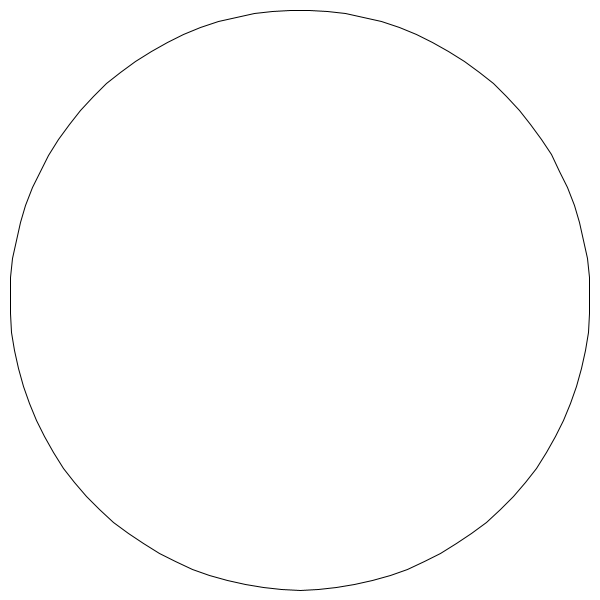
Frame 1 (no input)
Frame 60 (the mouse pressed at the canvas centre just before this capture): identical to frame 1, image omitted
Frame 120 (the mouse held since frame 60 and released just before this capture): identical to frame 1, image omitted

The Processing sketch that drew this single still picture (run headless with seeded random() and noise(); from frame 60 on, the mouse is pressed at the canvas centre):

// Processing sketch: sketch_02_draw_circle
// ── sketch_02_draw_circle.pde
// Gestalten mit Code - day 03 - beginner lectures

/**
 * Trigonometry
 * How to draw a circle using sine and cosine
 * Using shapes (beginShape, endShape and vertex)
 *
 */


int numPoints = 100;

void setup() {
  size(600, 600);
  noFill();
}


void draw() {
  background(255);
  
  beginShape();
  for (int i=1; i <= numPoints; i++) {
     float t = map(i, 1, numPoints, 0, TWO_PI);
     float p = map(i, 1, numPoints, 0, TWO_PI);
     
     float sinFunc = sin(t);
     float cosFunc = cos(p);
     
     float posX = map(sinFunc, -1, 1, 10, width-10);
     float posY = map(cosFunc, -1, 1, 10, height-10);
     
     vertex(posX, posY);
  }
  endShape();
  
}
